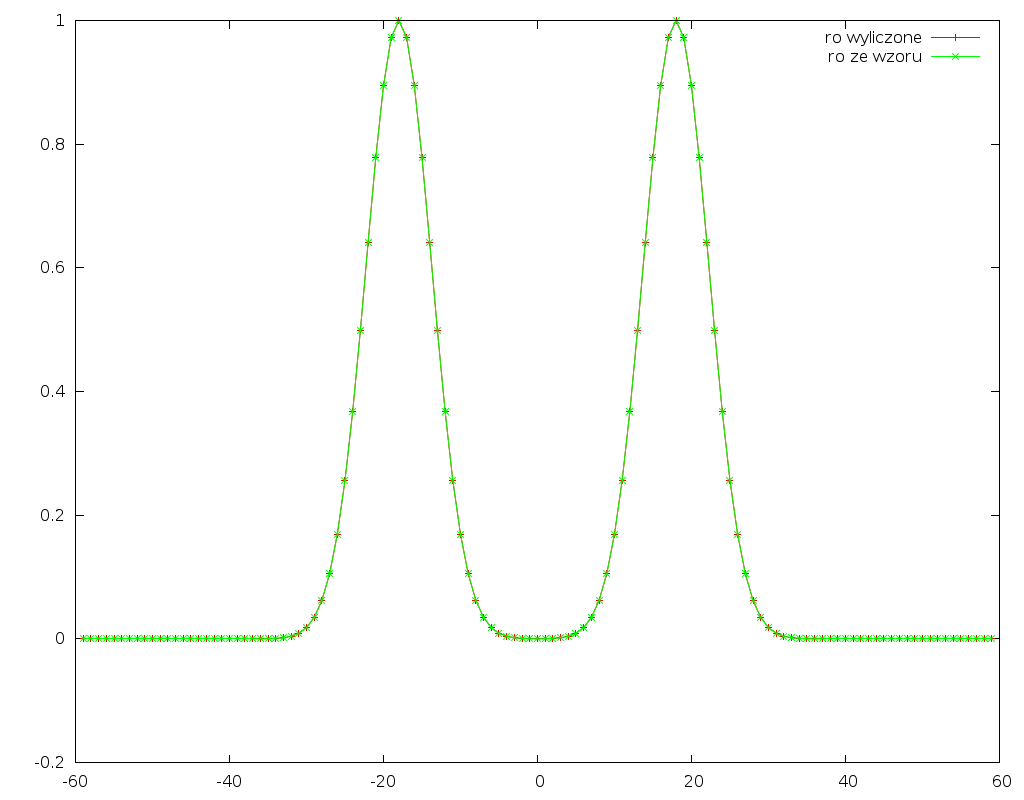

This figure's gnuplot source:
set term pngcairo size 1024,800
set out 'z2.png'
plot 'z2.txt' u 1:2 t 'ro wyliczone' w lp, 'z2.txt' u 1:3 t 'ro ze wzoru' w lp
